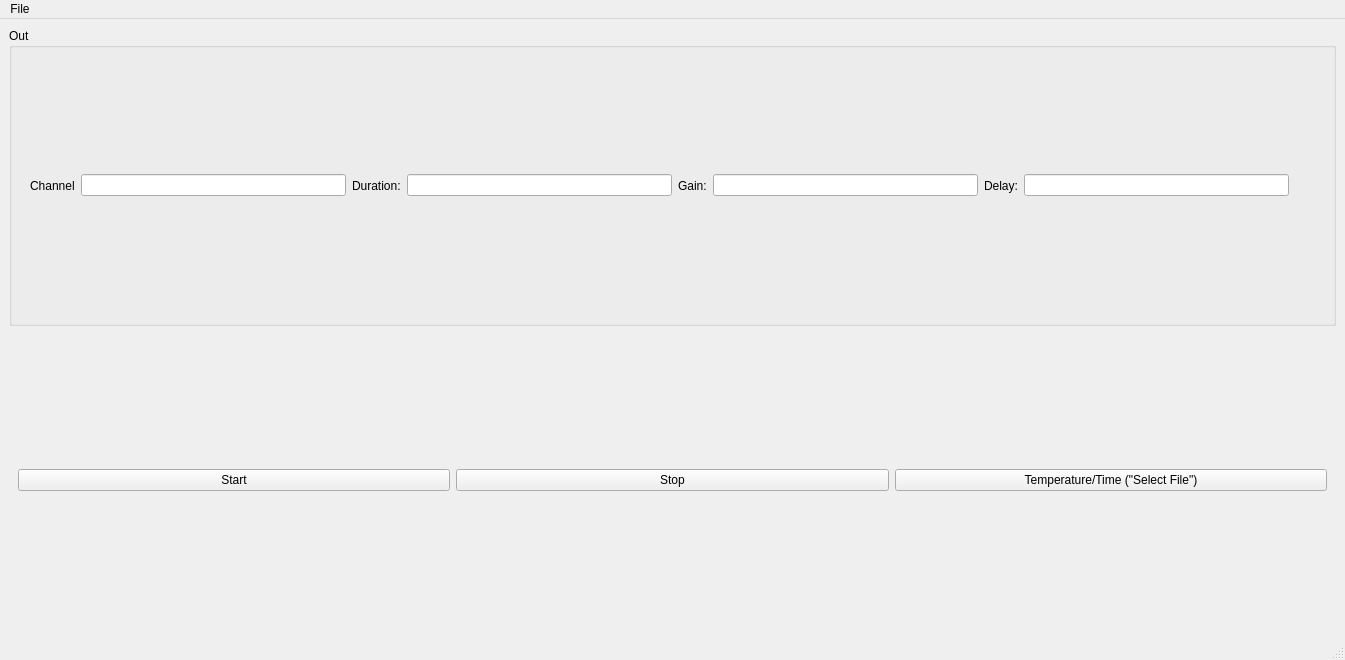
<?xml version="1.0" encoding="UTF-8"?>
<ui version="4.0">
 <class>MainWindow</class>
 <widget class="QMainWindow" name="MainWindow">
  <property name="geometry">
   <rect>
    <x>0</x>
    <y>0</y>
    <width>1345</width>
    <height>660</height>
   </rect>
  </property>
  <property name="windowTitle">
   <string>MainWindow</string>
  </property>
  <widget class="QWidget" name="central_widget">
   <layout class="QVBoxLayout" name="verticalLayout">
    <item>
     <widget class="QGroupBox" name="setup_group">
      <property name="title">
       <string>Out</string>
      </property>
      <layout class="QVBoxLayout" name="verticalLayout_7">
       <item>
        <widget class="QWidget" name="setup" native="true">
         <layout class="QHBoxLayout" name="horizontalLayout_2">
          <item>
           <widget class="QLabel" name="out_channel_label">
            <property name="text">
             <string>Channel</string>
            </property>
           </widget>
          </item>
          <item>
           <widget class="QLineEdit" name="channel_line"/>
          </item>
          <item>
           <widget class="QLabel" name="duration_label">
            <property name="text">
             <string>Duration:</string>
            </property>
           </widget>
          </item>
          <item>
           <widget class="QLineEdit" name="duration_line"/>
          </item>
          <item>
           <widget class="QLabel" name="gain_label">
            <property name="text">
             <string>Gain:</string>
            </property>
           </widget>
          </item>
          <item>
           <widget class="QLineEdit" name="gain_line"/>
          </item>
          <item>
           <widget class="QLabel" name="delay_label">
            <property name="text">
             <string>Delay:</string>
            </property>
           </widget>
          </item>
          <item>
           <widget class="QLineEdit" name="delay_line"/>
          </item>
          <item>
           <widget class="QLabel" name="pixmap">
            <property name="maximumSize">
             <size>
              <width>16000</width>
              <height>16000</height>
             </size>
            </property>
            <property name="autoFillBackground">
             <bool>false</bool>
            </property>
            <property name="text">
             <string/>
            </property>
           </widget>
          </item>
          <item>
           <widget class="QLabel" name="label">
            <property name="enabled">
             <bool>true</bool>
            </property>
            <property name="maximumSize">
             <size>
              <width>250</width>
              <height>150</height>
             </size>
            </property>
            <property name="autoFillBackground">
             <bool>false</bool>
            </property>
            <property name="text">
             <string/>
            </property>
            <property name="pixmap">
             <pixmap>Final_BoDoDi.png</pixmap>
            </property>
            <property name="scaledContents">
             <bool>true</bool>
            </property>
            <property name="wordWrap">
             <bool>false</bool>
            </property>
            <property name="openExternalLinks">
             <bool>false</bool>
            </property>
           </widget>
          </item>
         </layout>
        </widget>
       </item>
      </layout>
     </widget>
    </item>
    <item>
     <widget class="QWidget" name="button_widgets" native="true">
      <layout class="QHBoxLayout" name="horizontalLayout">
       <item>
        <widget class="QPushButton" name="start_button">
         <property name="text">
          <string>Start</string>
         </property>
        </widget>
       </item>
       <item>
        <widget class="QPushButton" name="stop_button">
         <property name="text">
          <string>Stop</string>
         </property>
        </widget>
       </item>
       <item>
        <widget class="QPushButton" name="pushButton">
         <property name="text">
          <string>Temperature/Time (&quot;Select File&quot;)</string>
         </property>
        </widget>
       </item>
      </layout>
     </widget>
    </item>
   </layout>
  </widget>
  <widget class="QMenuBar" name="menubar">
   <property name="geometry">
    <rect>
     <x>0</x>
     <y>0</y>
     <width>1345</width>
     <height>31</height>
    </rect>
   </property>
   <widget class="QMenu" name="menuFile">
    <property name="title">
     <string>File</string>
    </property>
    <addaction name="actionSave"/>
    <addaction name="actionSave_As"/>
   </widget>
   <addaction name="menuFile"/>
  </widget>
  <widget class="QStatusBar" name="statusbar"/>
  <action name="actionSave">
   <property name="text">
    <string>save</string>
   </property>
   <property name="shortcut">
    <string>Ctrl+S</string>
   </property>
  </action>
  <action name="actionSave_As">
   <property name="checkable">
    <bool>false</bool>
   </property>
   <property name="text">
    <string>Save As</string>
   </property>
   <property name="toolTip">
    <string>open</string>
   </property>
  </action>
 </widget>
 <resources/>
 <connections/>
</ui>
